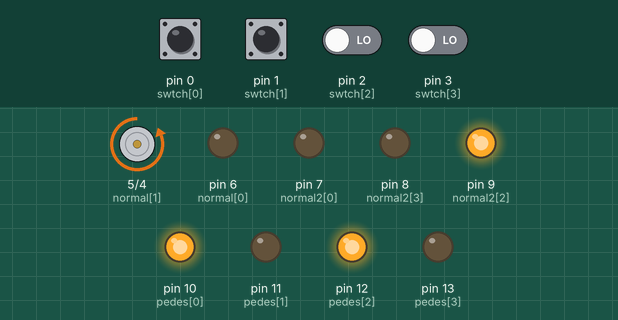
A sketch run on a simulated Arduino Uno, built with avr-gcc and run on an emulated ATmega328P. On the bench: motor-driver pin pairs drawn as motors (green arrow = first pin HIGH = forward, orange = second pin HIGH = backward, longer = more drive), output pins drawn as LEDs (lit = HIGH). Dashed ring = blinking. The inputs (shaded band) are chosen by the test bench; at power-on: pin 0 (swtch[0]), pin 1 (swtch[1]), pin 2 (swtch[2]), pin 3 (swtch[3]) LOW.

Above: at 13.8 s.
13.9 s: pin 2 (swtch[2]) driven HIGH and pin 3 (swtch[3]) driven HIGH
At 23.4 s:
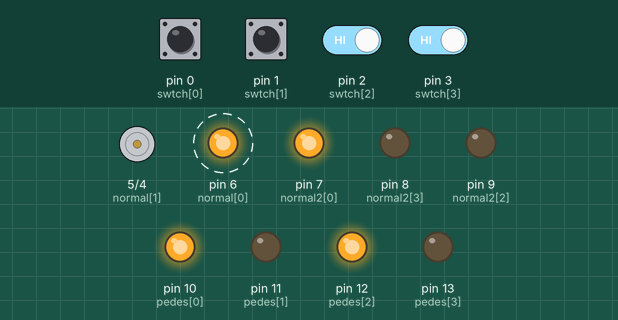
27.0 s: pin 3 (swtch[3]) driven LOW
At 29.9 s:
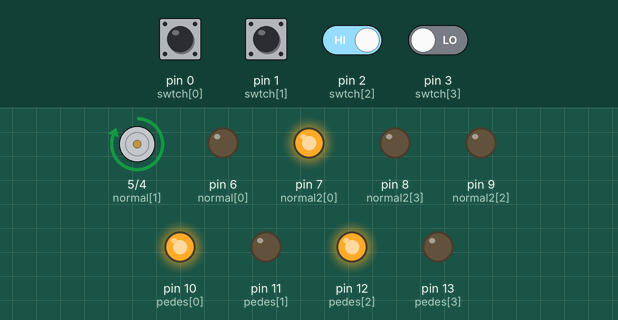
Timing chart, 0 to 46.5 s (numbered marks = the images above; inputs shaded):
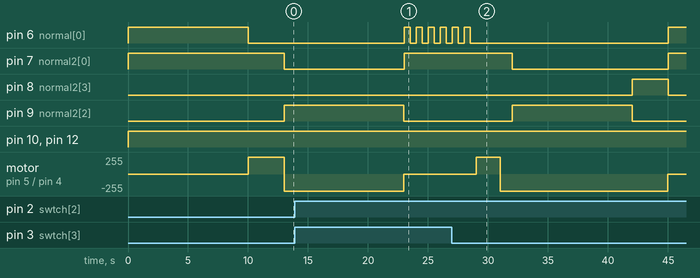

The sketch:

Arduino_traffic_lights.ino
```cpp
// Declare values arrays
// (0,2) =  east-west   (1,3) = north-south
// Pedestrian = 0,1
// Advance turn signals = 2,3
// Switch 1,2,3,4 == 0,1,2,3
const int swtch[] = {0, 1, 2, 3};
const int pedes[] = {10, 11, 12, 13}; // lights from 4 -> 13
const int normal[] = {6, 5, 4, 4};
const int normal2[] = {7, 7, 9, 8};
const int normalinv[] = {4, 4, 6, 5};
const int normal2inv[] = {9, 8, 7, 7};
int savej = -1;
const int durations[] = {10000, 3000, 10000, 3000}; // delay durations
bool runNormalMode = true;
int switchOrder[4];
int switchIndex = 0;

void setup() {
  for (int i = 0; i < 4; i++) {
    pinMode(normal[i], OUTPUT);
    pinMode(normal2[i], OUTPUT);
    pinMode(pedes[i], OUTPUT);
  }
  for (int i = 0; i < 4; i++) {
    pinMode(i, INPUT);
  }
}

bool normalmode2() {
  digitalWrite(10, HIGH);
  digitalWrite(12, HIGH);
  int i = 0;
  int counter = 0;
  while (runNormalMode) { // function to keep traffic going
    if (savej == 3 || savej == 1) {
      digitalWrite(4, LOW);
      digitalWrite(normal[i], HIGH);
      digitalWrite(normal2[i], HIGH);

      delay(durations[i]);

      digitalWrite(normal[i], LOW);
      digitalWrite(normal2[i], LOW);

      i = (i + 1) % 4;
      counter++;
      if (counter == 3) {
        savej = -1;
        counter = 0, i = 0; // Reset the counter for the next iteration
      }
    } else if (savej == 2 || savej == 0) {
      digitalWrite(7, LOW);
      digitalWrite(normalinv[i], HIGH);
      digitalWrite(normal2inv[i], HIGH);

      delay(durations[i]);

      digitalWrite(normalinv[i], LOW);
      digitalWrite(normal2inv[i], LOW);

      i = (i + 1) % 4;
      counter++;
      if (counter == 3) {
        savej = -1;
        counter = 0, i = 0; // Reset the counter for the next iteration
      }
    } else {
      digitalWrite(normal[i], HIGH);
      digitalWrite(normal2[i], HIGH);

      delay(durations[i]);

      digitalWrite(normal[i], LOW);
      digitalWrite(normal2[i], LOW);

      i = (i + 1) % 4; // Move to the next light (cycling through 0, 1, 2)
      for (int j = 0; j < 4; j++) {
        if (digitalRead(swtch[j]) == HIGH) {
          runNormalMode = false; // Stop calling normalmode()
          break;                  // Exit the loop
        }
      }
    }
  }
}

void loop() {
  int pedes1 = digitalRead(0), pedes2 = digitalRead(1);
  const int pins[] = {5, 6, 8, 9, 11, 13};
  if (runNormalMode)
    runNormalMode = normalmode2();
  else {
    for (int j = 0; j < 4; j++) {
      if (digitalRead(swtch[j]) == HIGH) {
        // Check if the switch is not already in the order array
        bool switchFound = false;
        for (int k = 0; k < 4; k++) {
          if (switchOrder[k] == j) {
            switchFound = true;
            break;
          }
        }

        // If the switch is not in the order array, add it
        if (!switchFound) {
          switchOrder[switchIndex] = j;
          switchIndex = (switchIndex + 1) % 4;
        }
        turnsig(j);
        runNormalMode = true; // Set to false to stop calling normalmode()

        switch (pedes1) {
          case HIGH:
            activatePedestrianLights();
            break;
        }
        switch (pedes2) {
          case HIGH:
            activatePedestrianLights();
            break;
        }
      }
    }
  }
}
void activatePedestrianLights() {
  digitalWrite(4, HIGH);
  digitalWrite(7, HIGH);
  digitalWrite(10, HIGH);
  digitalWrite(12, HIGH);

  const int pins[] = {5, 6, 8, 9, 11, 13};
  for (int i = 0; i < sizeof(pins) / sizeof(pins[0]); i++)
    digitalWrite(pins[i], LOW);

  delay(3000);
  digitalWrite(4, LOW);
}

void turnsig(int j) {
  switch (j) {
    case 0:
      digitalWrite(4, HIGH);
      digitalWrite(7, HIGH);
      digitalWrite(10, LOW);
      digitalWrite(11, HIGH);
      delay(6000);
      digitalWrite(11, LOW);
      for (int i = 0; i < 5; i++) {
        digitalWrite(10, HIGH);
        delay(250);
        digitalWrite(10, LOW);
        delay(250);
      }
      digitalWrite(11, LOW);
      digitalWrite(10, HIGH);
      break;

    case 1:
      digitalWrite(4, HIGH);
      digitalWrite(7, HIGH);
      digitalWrite(12, LOW);
      digitalWrite(13, HIGH);
      delay(6000);
      digitalWrite(13, LOW);
      for (int i = 0; i < 5; i++) {
        digitalWrite(12, HIGH);
        delay(250);
        digitalWrite(12, LOW);
        delay(250);
      }
      digitalWrite(12, LOW);
      digitalWrite(13, HIGH);
      break;

    case 2:
      digitalWrite(7, HIGH);
      digitalWrite(8, LOW);
      digitalWrite(9, LOW);
      digitalWrite(4, LOW);
      digitalWrite(5, LOW);
      for (int i = 0; i < 6; i++) {
        digitalWrite(6, HIGH);
        delay(500);
        digitalWrite(6, LOW);
        delay(500);
      }
      digitalWrite(5, HIGH);
      delay(2000);
      digitalWrite(5, LOW);
      digitalWrite(6, LOW);
      digitalWrite(4, HIGH);
      delay(1000);
      digitalWrite(4, LOW);
      break;

    case 3:
      digitalWrite(4, HIGH);
      digitalWrite(5, LOW);
      digitalWrite(6, LOW);
      digitalWrite(7, LOW);
      digitalWrite(8, LOW);
      for (int i = 0; i < 6; i++) {
        digitalWrite(9, HIGH);
        delay(500);
        digitalWrite(9, LOW);
        delay(500);
      }
      digitalWrite(8, HIGH);
      delay(2000);
      digitalWrite(8, LOW);
      digitalWrite(9, LOW);
      digitalWrite(7, HIGH);
      delay(1000);
      digitalWrite(7, LOW);
      break;
  }
  savej = j;
  runNormalMode = true;
}
```

Measured:
- after the input at 13.9 s, pin 7 (normal2[0]): LOW → HIGH after 9.1 s instead of 12.1 s; pin 8 (normal2[3]): stays LOW (without the input it goes to HIGH after 9.1 s); motor on pin 5 (normal[1]) / pin 4 (normal[2]): backward 255/255 → stopped after 9.1 s instead of 12.1 s
